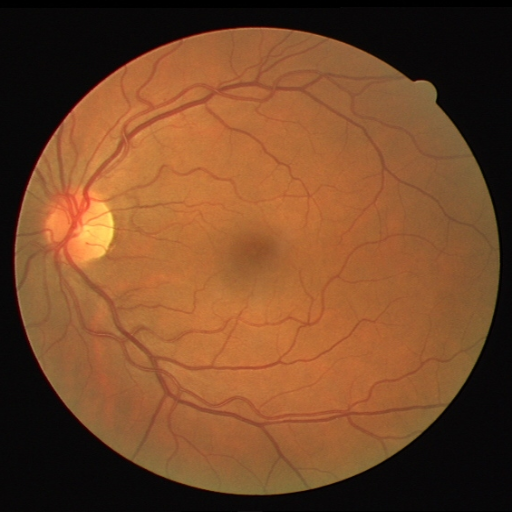
#> input picture Lab1 - Point and Spatial Processing/Inputs/retina_2.png, 512 x 512 px, found by its file name
$ python 14_task_2107042.py   (older library calls are emulated)
#> lines starting #> are read from the running program, lines starting #| are printed output that depends on the picture
import cv2
import numpy as np
import matplotlib.pyplot as plt

image = cv2.imread(r"Inputs\retina_2.png", cv2.IMREAD_GRAYSCALE)
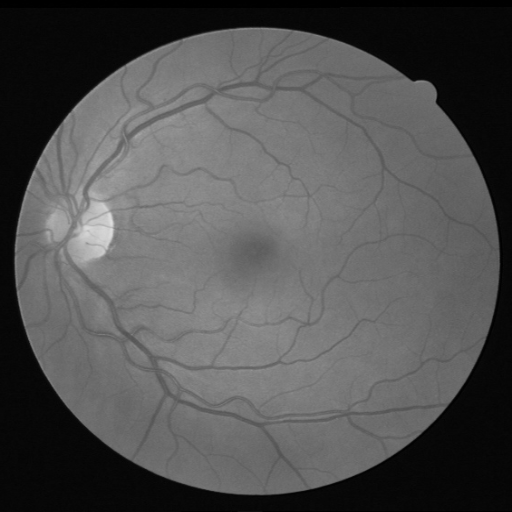
#> image: shape (512, 512); min 0, max 222, mean 82


kernelx = np.array([
    [-1, 0, 1],
    [-2, 0, 2],
    [-1, 0, 1]
])

kernely = np.array([
    [-1, -2, -1],
    [0, 0, 0],
    [1, 2, 1]
])

cv2.rotate(kernelx, cv2.ROTATE_180)
cv2.rotate(kernely, cv2.ROTATE_180)


x = cv2.filter2D(image, cv2.CV_32F, kernelx)
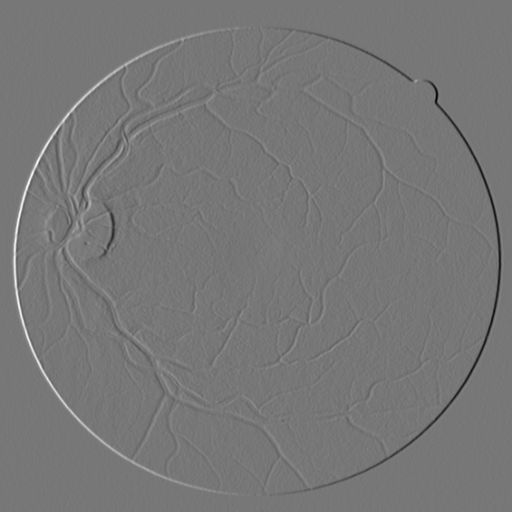
#> x: shape (512, 512) float32; min -404, max 458, mean 0; drawn with min black and max white
y = cv2.filter2D(image, cv2.CV_32F, kernely)
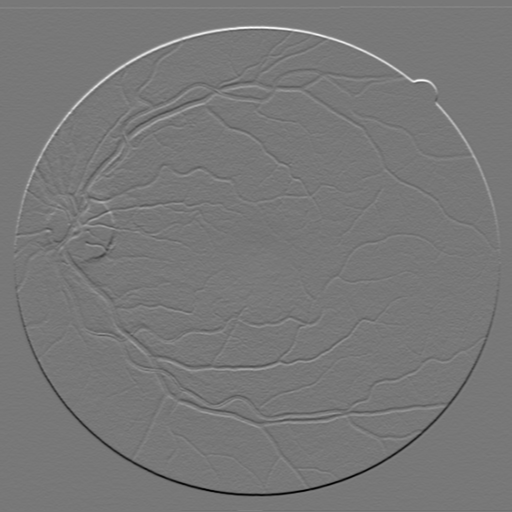
#> y: shape (512, 512) float32; min -402, max 451, mean 0.1; drawn with min black and max white
magnitude = cv2.magnitude(x, y)
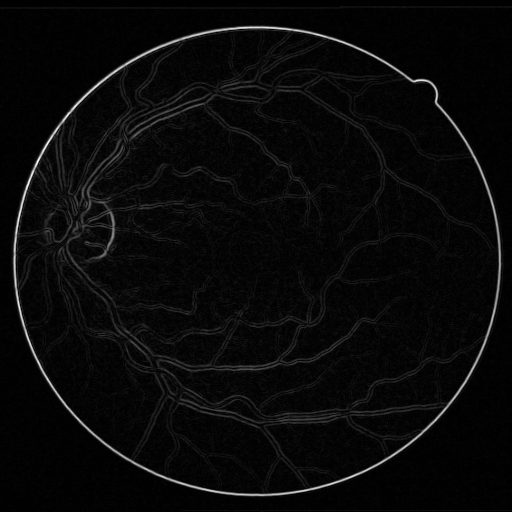
#> magnitude: shape (512, 512) float32; min 0, max 485.8, mean 18.2; drawn with min black and max white

outputx = cv2.normalize(x, None, 0, 255, cv2.NORM_MINMAX).astype(np.uint8)
outputy = cv2.normalize(y, None, 0, 255, cv2.NORM_MINMAX).astype(np.uint8)
outputm = cv2.normalize(magnitude, None, 0, 255, cv2.NORM_MINMAX).astype(np.uint8)

plt.figure(figsize=(4, 3))

plt.subplot(2, 2, 1)
plt.imshow(outputx, cmap="gray", vmin=0, vmax=255)
plt.title("Sobel X")
plt.axis("off")

plt.subplot(2, 2, 2)
plt.imshow(outputy, cmap="gray", vmin=0, vmax=255)
plt.title("Sobel Y")
plt.axis("off")

plt.subplot(2, 2, 3)
plt.imshow(image, cmap="gray", vmin=0, vmax=255)
plt.title("Original")
plt.axis("off")

plt.subplot(2, 2, 4)
plt.imshow(outputm, cmap="gray", vmin=0, vmax=255)
plt.title("Magnitude")
plt.axis("off")

plt.tight_layout()
plt.savefig(r"Outputs\Convolution\task.png", dpi=300, bbox_inches="tight")
plt.show()

cv2.imwrite(r"Outputs\Convolution\original.png", image)
cv2.imwrite(r"Outputs\Convolution\sobelx.png", outputx)
cv2.imwrite(r"Outputs\Convolution\sobely.png", outputy)

c = 30

# [26 lines of commented-out code are left out]
